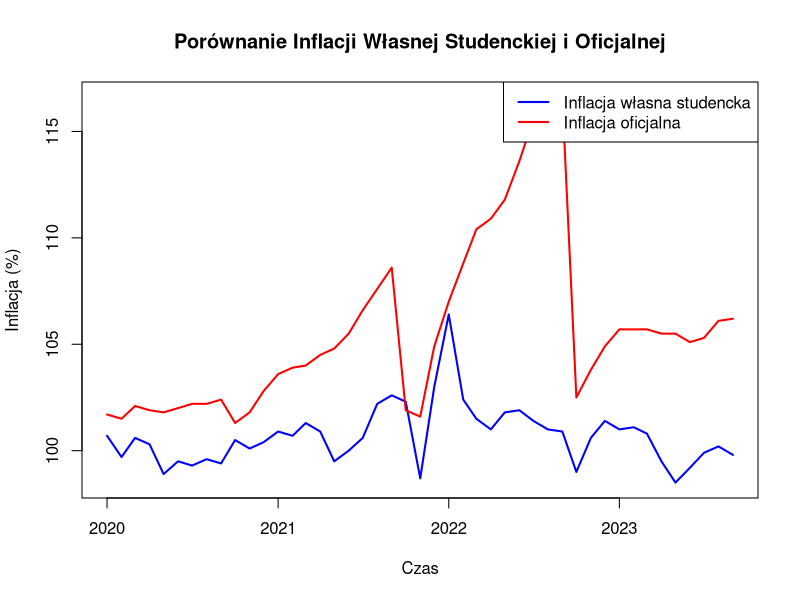
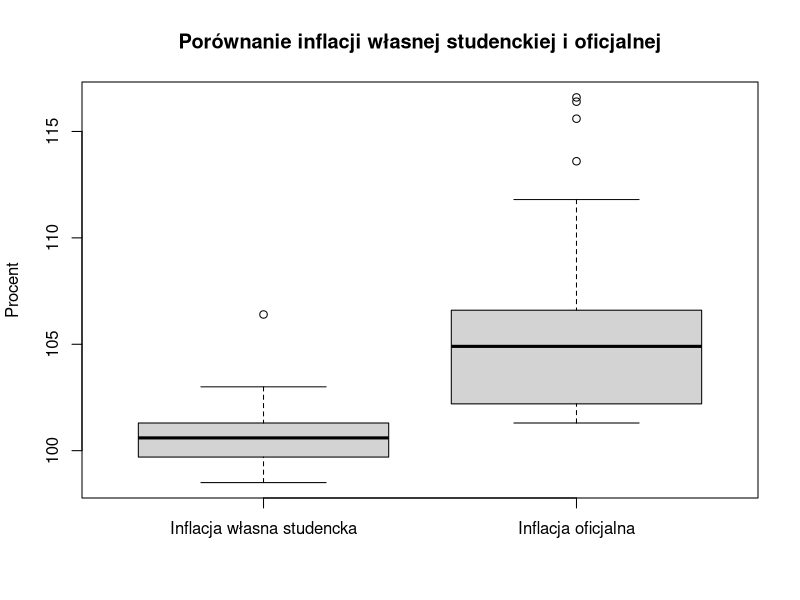
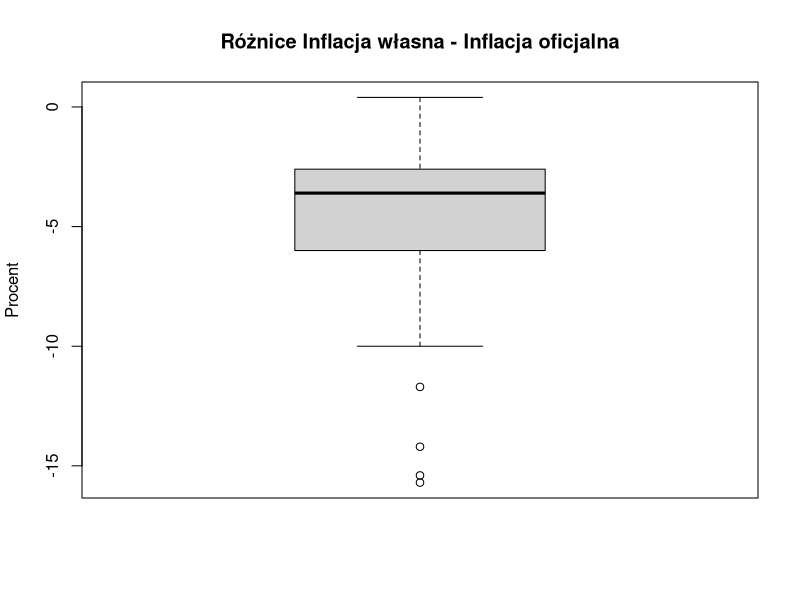

Generate these figures, in order, with R:
# Krok 1: Wczytanie danych

X <- scan("./projekt_2/dane/Wlasna_Inflacja_table.txt", sep='\n') # Dane inflacji własnej studenckiej od 2020 do 2023 roku
Y <- scan("./projekt_2/dane/Oficjalna_Inflacja_table.txt", sep='\n') # Dane inflacji oficjalnej od 2020 do 2023 roku

# Przedstawmy dane w formie wykresów liniowych na wspólnym wykresie
miesiace <- seq.Date(from = as.Date("2020-01-01"), by = "month", length.out = length(X))
plot(miesiace, X, type = "l", col = "blue", lwd = 2, ylim = range(c(X, Y)),
     xlab = "Czas", ylab = "Inflacja (%)", main = "Porównanie Inflacji Własnej Studenckiej i Oficjalnej")
lines(miesiace, Y, col = "red", lwd = 2)
legend("topright", legend = c("Inflacja własna studencka", "Inflacja oficjalna"),
       col = c("blue", "red"), lty = 1, lwd = 2)

# Krok 2: Wykresy pudełkowe obu inflacji
boxplot(X, Y, names = c("Inflacja własna studencka", "Inflacja oficjalna"), 
        main = "Porównanie inflacji własnej studenckiej i oficjalnej", ylab = "Procent")

# Krok 3: Wykres pudełkowy różnic Xi - Yi
differences <- X - Y
boxplot(differences, main="Różnice Inflacja własna - Inflacja oficjalna", ylab="Procent")

# Krok 4: Testowanie hipotezy
# Hipoteza zerowa H0: Mediana różnic = 0
# Hipoteza alternatywna HA: Mediana różnic != 0

# Przeprowadzenie testu Wilcoxona (test par Wilcoxona)
test_result <- wilcox.test(X, Y, paired=TRUE)
test_result

# Interpretacja wyniku testu
if (test_result$p.value < 0.05) {
  cat("Odrzucamy hipotezę zerową na poziomie istotności 0.05. Istnieje statystycznie istotna różnica między inflacjami.\n")
} else {
  cat("Brak podstaw do odrzucenia hipotezy zerowej na poziomie istotności 0.05. Brak statystycznie istotnej różnicy między inflacjami.\n")
}